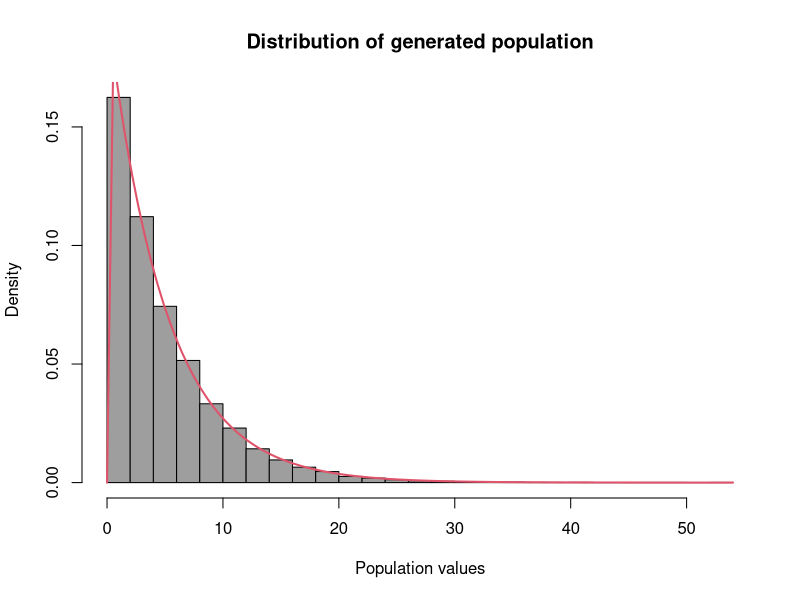
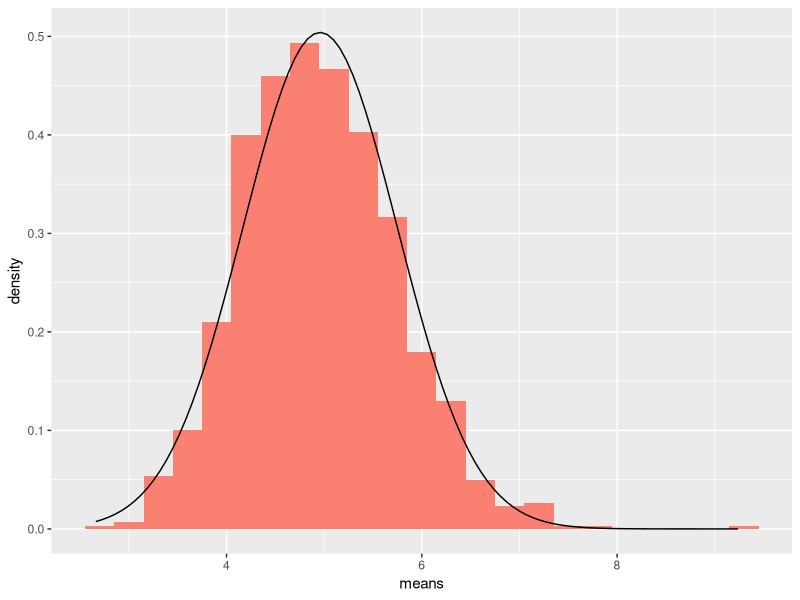

Here is the R script that generated these plots, in order:
## ---- chunk 1
lambda <- 0.2
## ---- chunk 2
set.seed(10000)
## ---- chunk 3
pop <- rexp(n = 10000, rate = lambda)
hist(pop, 
     main="Distribution of generated population", 
     freq=FALSE, 
     xlab='Population values',
     breaks=30,
     col=8)
curve(dexp(x,lambda), add=TRUE, col=2, lwd=2)
## ---- chunk 4
no_of_exp <- 40
no_of_iteration <- 1000
sample_matrix <- data.frame(
                            matrix(
                                sample(pop, size = no_of_exp*no_of_iteration, replace = TRUE),
                                nrow = no_of_iteration
                                )
                            )
sample_matrix <- cbind(sample_matrix, means=rowMeans(sample_matrix))
## ---- chunk 5
library(ggplot2)
ggplot(sample_matrix, aes(x=means)) + geom_histogram(binwidth=0.3, fill="salmon", aes(y=..density..)) + stat_function(fun=dnorm, args=list(mean=mean(sample_matrix$means), sd=sd(sample_matrix$means)))

## add legend! 
## rename X axis 
